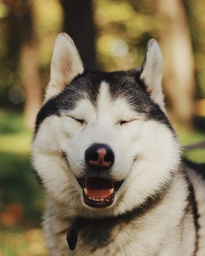
#> input picture happy-dog.jpg, 205 x 256 px, shrunk from 720 x 900 before the run
$ jupyter execute --allow-errors LA_Lab_3_Template_2025.ipynb
#> lines starting #> are read from the running program, lines starting #| are printed output that depends on the picture
### **Work Breakdown**:

* Anastasiia Yablunovska - SVD implementation (25%)
* Anastasia Liubenchuk - SVD of symmetric matrices (25%)
* Mykhailo Rykhalskyi - Image compression using SVD (25%)
* Mariia Hamaniuk - Results (25%)

### **Submission rules**:
1. The completed assignment should be prepared as s a Jupyter Notebook (.ipynb file). Please make a copy of this notebook for your team. Make sure you opened it via UCU email address. Submit the Jupyter Notebook (.ipynb file) to **lms**.
2. Please execute all the cells before submission; make sure there are no errors, everything has been generated, and all numerical answers calculated.
3. There should be only one submission per team. However, don't forget to choose a person from your team who would submit the task, and make sure that the names of all team members are listed in the notebook. Teammates not mentioned in the notebook will not be graded for this lab.
4. You also need to provide a work breakdown structure estimating the efforts of each team member. Please provide it at the top of your notebook. If you do not provide the work breakdown, the points will be reducted from your work.
5. The final deadline is specified on LMS.

**IMPORTANT**: If you submit your assignment after this time and date, it will not be graded.

# Image compression with SVD

The singular value decomposition of a matrix A is the factorization of A into the
product of three matrices:
\begin{align}
 A = UDV^T,
 \end{align}
where the columns of U and V are orthonormal and
the matrix D is diagonal with positive real entries. The SVD is useful in many tasks. First, in many applications, the data matrix A is close to a
matrix of low rank and it is useful to find a low rank matrix which is a good approximation
to the data matrix. You will show that from the singular value decomposition of A, we can get the matrix B of rank k which best approximates A; in fact, we can do this for every
k. Also, singular value decomposition is defined for all matrices (rectangular or square) unlike spectral decomposition, although the latter one is used more commonly in Linear Algebra.

Considering that any image can be represented as a rectangular matrix, you can find the best rank k approximation of this image using SVD. The idea is that by significantly reducing the storage space, you can still preserve a very good quality of the image

[cell 1]
try:
    from google.colab.patches import cv2_imshow
except ImportError:
    import matplotlib.pyplot as plt
    from IPython.display import display, clear_output
    # [9 lines left out: function cv2_imshow, not called in this run]
import cv2 as cv
import numpy as np
from ipywidgets import interact, interactive, fixed, interact_manual
import ipywidgets as widget

import os

import matplotlib.pyplot as plt
import matplotlib.gridspec as gridspec
from ipywidgets import interact, interactive, fixed, interact_manual
import ipywidgets as widget
from skimage.metrics import structural_similarity as ssim
from scipy.fft import dctn, idctn

### SVD implementation (0.5)

Implement a function to compute SVD of the matrix.

Do not use the built-in functions; instead, compare your solution with the built-in one.

*Hint:* one of the simpliest methods for finding eigenvalues and eigenvectors of the matrix is [Power Iteration](https://en.wikipedia.org/wiki/Power_iteration). Hovewer, you may try some advanced methods :)

[cell 2]
def power_iteration(A, num_iterations=1000, tol=1e-10):
    n = A.shape[0]
    b = np.random.rand(n)
    b = b / np.linalg.norm(b)

    eigenvalue = 0.0
    for _ in range(num_iterations):
        b_new = A @ b
        eigenvalue_new = np.dot(b, b_new)
        b_new_norm = np.linalg.norm(b_new)
        if b_new_norm < 1e-14:
            break
        b_new = b_new / b_new_norm
        if abs(eigenvalue_new - eigenvalue) < tol:
            eigenvalue = eigenvalue_new
            b = b_new
            break
        eigenvalue = eigenvalue_new
        b = b_new

    eigenvalue = float(np.dot(b, A @ b))
    return eigenvalue, b


def complete_orthonormal_basis(cols, dimension, tol=1e-12):
    basis = []

    for col in cols:
        v = np.asarray(col, dtype=float).copy()
        for q in basis:
            v -= np.dot(q, v) * q
        norm = np.linalg.norm(v)
        if norm > tol:
            basis.append(v / norm)

    for i in range(dimension):
        v = np.eye(dimension)[:, i]
        for q in basis:
            v -= np.dot(q, v) * q
        norm = np.linalg.norm(v)
        if norm > tol:
            basis.append(v / norm)
        if len(basis) == dimension:
            break

    return np.column_stack(basis)


def svd(A, num_iterations=1000, tol=1e-12):
#> called with A = array of shape (4, 4), num_iterations = 1000, tol = 1e-12
    A = np.asarray(A, dtype=float)
    m, n = A.shape
    k = min(m, n)

    use_right_vectors = n <= m
    G = A.T @ A if use_right_vectors else A @ A.T

    singular_values = []
    eigenvectors = []
    G_deflated = G.copy()

    for _ in range(k):
        eigval, eigvec = power_iteration(G_deflated, num_iterations, tol)
        if eigval < 0:
            eigval = 0.0
        singular_values.append(np.sqrt(eigval))
        eigenvectors.append(eigvec)
        G_deflated = G_deflated - eigval * np.outer(eigvec, eigvec)

    order = np.argsort(singular_values)[::-1]
    Sigma_vals = np.array([singular_values[i] for i in order])
    eigenvectors = [eigenvectors[i] for i in order]

    U_cols = []
    V_cols = []

    if use_right_vectors:
        V_cols = eigenvectors
        for sigma, v in zip(Sigma_vals, V_cols):
            if sigma > tol:
                U_cols.append((A @ v) / sigma)
    else:
        U_cols = eigenvectors
        for sigma, u in zip(Sigma_vals, U_cols):
            if sigma > tol:
                V_cols.append((A.T @ u) / sigma)

    U = complete_orthonormal_basis(U_cols, m, tol)
    V = complete_orthonormal_basis(V_cols, n, tol)

    return U, Sigma_vals, V.T

Explain in detailes the chosen method for finding SVD.

---

The chosen method is Power Iteration with Deflation.

SVD of A is defined as $A = U\Sigma V^T$, where columns of V are eigenvectors of $A^T A$, columns of U are eigenvectors of $A A^T$, and singular values are $\sigma_i = \sqrt{\lambda_i}$.
To avoid working with a large matrix, we choose which Gram matrix to diagonalize based on the shape of A:

* k = min( m, n)
* If k = n: G = $A^T A$ (used when n $\le$ m)
* Else: G = $A A^T$ (used when m < n)

This ensures Power Iteration always runs on the smaller of the two symmetric matrices, reducing computational cost. Eigenvectors of the chosen G give us either the right singular vectors V (if $G = A^T A$) or the left singular vectors U (if $G = A A^T$), and the other set is recovered via $u_i = \frac{A v_i}{\sigma_i}$ or $v_i = \frac{A^T u_i}{\sigma_i}$.

### Power Iteration
For a symmetric PSD matrix G, Power Iteration finds the dominant eigenpair $(\lambda_1, v_1)$:
1. Initialize a random unit vector $b_0$.
2. Repeatedly apply: $b_{k+1} = \frac{G b_k}{\|G b_k\|}$.
3. Estimate the eigenvalue via the Rayleigh quotient: $\lambda \approx b^T G b$.
4. Stop when $|\lambda_{new} - \lambda_{old}| < \text{tolerance}$.

Convergence rate is geometric with ratio $(\lambda_2/\lambda_1)^k$ - the larger the gap between the two biggest eigenvalues, the faster it converges.

### Deflation
After finding $(\lambda_1, v_1)$, the component is subtracted from $G$:
$$G \leftarrow G - \lambda_1 v_1 v_1^T$$
This zeros out the first eigenvalue, so the next Power Iteration converges to $(\lambda_2, v_2)$, and so on for all k eigenpairs.

### Assembly
* Singular values: $\sigma_i = \sqrt{\lambda_i}$.
* If $G = A^T A$: right vectors $v_i$ are direct, left vectors $u_i = \frac{A v_i}{\sigma_i}$.
* If $G = A A^T$: left vectors $u_i$ are direct, right vectors $v_i = \frac{A^T u_i}{\sigma_i}$.
* Full U and V matrices are completed by adding missing orthonormal basis vectors.

### Numerical notes
Power Iteration is simple and works well here because $A^T A$ and $A A^T$ are symmetric positive semidefinite. However, it is an iterative numerical method, so the result is approximate. It converges fastest when the largest eigenvalue is clearly separated from the next one. If singular values are very close, convergence can be slower and the singular vectors are not unique. The implementation also avoids division by nearly-zero singular values and completes the missing zero-singular-value subspaces with an orthonormal basis, so zero or rank-deficient matrices do not crash.

---

Explain why finding the roots of characteristic polynomial for finding eigenvalues is not always the best choice.

---

For an n×n matrix, eigenvalues are defined as roots of det(A − λI) = 0, which expands into a degree-n polynomial. While this works perfectly on paper, in practice it has serious issues:

1. When you expand det(A − λI), the resulting coefficients can be huge numbers, even if the eigenvalues themselves are small. A tiny floating-point rounding error in one coefficient can shift the roots significantly. Example: a 20×20 matrix with eigenvalues {1, 2, ..., 20} where changing one coefficient by 2⁻²³ moves some roots by several units.

2. No formula for n ≥ 5. For polynomials of degree 5 and higher, there is no general algebraic solution. So you are forced to use iterative numerical root-finding anyway - which introduces additional errors.

3. Computing the full characteristic polynomial first and then finding its roots is doing the work twice. Iterative methods like Power Iteration or QR algorithm find eigenvalues directly from the matrix in O(n³) operations, without the intermediate polynomial step.

4. If two eigenvalues are close to each other, the polynomial is nearly flat near that root, making numerical solvers converge very slowly or fail entirely.

---

### SVD of symmetric matrices (0.5 pts)

Here you have a symmetric matrix A. Compute a full SVD of this matrix.

[cell 3]
A = np.array([[1, 2, 3, 4], [2, 7, 4, 5], [3, 4, 3, 8], [4, 5, 8, 3]], dtype=float)

U, s, Vt = svd(A)

U_np, s_np, Vt_np = np.linalg.svd(A)

print("Our SVD")
print("U:\n", U)
print("Singular values:", s)
print("V^T:\n", Vt)

print("\nNumPy SVD")
print("Singular values:", s_np)

D = np.diag(s)
A_reconstructed = U @ D @ Vt
print("\nReconstructed matrix A:")
print(np.round(A_reconstructed, 6))
print("\nOriginal matrix A:")
print(A)
print("\nMax reconstruction error:", np.max(np.abs(A - A_reconstructed)))

Explain what matrices did you get as a result. What can you say about singular values of this matrix (about its eigenvalues)?

As a result of SVD decomposition of matrix A, we obtain three matrices U, $\Sigma$, $V^T$ such that:

$$A = U \Sigma V^T$$

Matrix U is an $m \times m$ orthogonal matrix whose columns are left singular vectors of A. Orthogonality means:

$$U^T U = U U^T = I$$

Matrix $\Sigma$ is an $m \times n$ diagonal matrix with non-negative real entries $\sigma_1 \geq \sigma_2 \geq \dots \geq \sigma_r > 0$ on the diagonal, singular values of A. In our case A is $4 \times 4$, so $\Sigma$ is also $4 \times 4$.

Matrix $V^T is an $n \times n$ orthogonal matrix whose rows are called right singular vectors of A:

$$V^T V = V V^T = I$$

Since A is symmetric ($A = A^T$), a special relationship holds between U and V. Recall that singular values are defined as square roots of eigenvalues of $A^T A$:

$$\sigma_i = \sqrt{\lambda_i(A^T A)}$$

But since $A = A^T$, we have $A^T A = A^2$, so:

$$\sigma_i = \sqrt{\lambda_i(A^2)} = |\lambda_i(A)|$$

Therefore, singular values of a symmetric matrix equal the absolute values of its eigenvalues.

Furthermore, since A is symmetric, the left and right singular vectors coincide (up to sign):

$$U = V$$

which means $V^T = U^T$, and the decomposition becomes:

$$A = U \Sigma U^T$$

[cell 4]
eigenvalues, eigenvectors = np.linalg.eig(A)

idx = np.argsort(-np.abs(eigenvalues))
eigenvalues = eigenvalues[idx]
eigenvectors = eigenvectors[:, idx]

print("Eigenvalues:", np.round(eigenvalues, 6))
print("Singular values:", np.round(s, 6))
print("Absolute values of eigenvalues:", np.round(np.abs(eigenvalues), 6), "\n")

D_eig = np.diag(eigenvalues)
A_spectral = eigenvectors @ D_eig @ eigenvectors.T
print("Reconstruction via spectral decomposition:")
print(np.round(A_spectral, 6))

print("U (from SVD):\n", np.round(U, 6))
print("Q (eigenvectors):\n", np.round(eigenvectors, 6))

How $SVD$ relates to matrises $Q, D, Q^T$ in spectral decomposition of this matrix? Are they identical? If they are, can you say that SVD of symmetric matrices always corresponds to its spectral decomposition? If not, then is it possible to find such symmetric matrises that SVD and spectral decomposition are identical?

The spectral decomposition of a symmetric matrix A is:

$$A = Q D Q^T$$

where Q is an orthogonal matrix of eigenvectors and $D = \text{diag}(\lambda_1, \lambda_2, \lambda_3, \lambda_4)$ is a diagonal matrix of eigenvalues.

The SVD of the same matrix is:

$$A = U \Sigma V^T$$

where $\Sigma = \text{diag}(\sigma_1, \sigma_2, \sigma_3, \sigma_4)$ contains singular values $\sigma_i = |\lambda_i|$.

In general, SVD and spectral decomposition are not identical:

1. SVD requires all diagonal entries of $\Sigma$ to be non-negative: $\sigma_i \geq 0$
2. Eigenvalues $\lambda_i$ can be negative for a symmetric matrix that is not positive semi-definite

For our matrix A, some eigenvalues are negative. In this case, SVD "corrects" the sign by flipping the corresponding columns of U or V. Concretely, for each negative eigenvalue $\lambda_i < 0$:

$$\sigma_i = |\lambda_i| = -\lambda_i, \quad \mathbf{u}_i \to -\mathbf{u}_i \text{ or } \mathbf{v}_i \to -\mathbf{v}_i$$

so that the product $\sigma_i \mathbf{u}_i \mathbf{v}_i^T$ still correctly reconstructs A.

When do they coincide exactly?

SVD and spectral decomposition are identical if and only if A is positive semi-definite, i.e., all eigenvalues satisfy $\lambda_i \geq 0$. In that case:

$$\sigma_i = \lambda_i \geq 0 \implies \Sigma = D, \quad U = V = Q$$

and the two decompositions become the same:

$$A = U \Sigma V^T = Q D Q^T$$

For a symmetric matrix A with mixed-sign eigenvalues (as in our case), SVD and spectral decomposition share the same eigenvectors Q = U = V (up to sign flips in columns corresponding to negative eigenvalues), but differ in $\Sigma$ vs D: SVD stores $|\lambda_i|$ while spectral decomposition stores $\lambda_i$.

### Image compression using SVD (1 pts)

Upload the picture of a dog.

[cell 5]
path = "happy-dog.jpg" if os.path.exists("happy-dog.jpg") else "../happy-dog.jpg"
image = cv.imread(path)
#> image is the input picture: shape (256, 205, 3); mean B, G, R 92.7, 119.8, 132.9
image = image.astype('float32')
print("Image shape:", image.shape)
#| Image shape: (256, 205, 3)
cv2_imshow(image)

Complete the below function for finding a reduced SVD of a given matrix. (You may use the functions for finding eigenvalues of the matrix). Highlight the key differences between SVD and the reduced version of it.

[cell 6]
def reduced_svd(A):
    """
    Input: any matrix A
    Returns: tuple of matrix U, array of singular values and matrix V.T
    """
    A = np.asarray(A, dtype=float)
    U, s, Vt = svd(A)
    tol = max(A.shape) * np.finfo(float).eps * (s.max() if s.size else 0.0)
    r = int(np.sum(s > tol))
    return U[:, :r], s[:r], Vt[:r, :]


_test = np.random.RandomState(0).randn(6, 4)
_U, _s, _Vt = reduced_svd(_test)
print("Max Reconstruction error:", np.max(np.abs(_test - _U @ np.diag(_s) @ _Vt)))
print("Shapes:\n U:", _U.shape, "s:", _s.shape, "Vt:", _Vt.shape)

The reduced $SVD$ basically chops off all the unimportant data: if a matrix A is of rank r, it has only r positive singular values. Other are zeros.
Thus, the reduced SVD gets rid of those zero values $\sigma_i$ and corresponding left and right singular vectors that results in $m \times r$ matrix U,
$r \times r$ matrix $\Sigma$ and $r \times n$ matrix $V^T$.

Inspite of that, the reduced SVD still returns us the matrix A!

Complete the function below. It should output the k-rank approximation of the given image using previously written SVD function. Use the slider to see how the image quality changes as we increase/decrease k.

For simplification, you can convert your image to a grayscale. However, it will be appreciated if you work with RGB channels (it is possible that you'll need to modify the method below a little).

[cell 7]
_channels = [reduced_svd(image[:, :, c]) for c in range(image.shape[2])]
#> call 3 of svd, with num_iterations = 1000, tol = 1e-12
#> in svd (call 3), `G = A.T @ A if use_right_vectors else A @ A.T`:
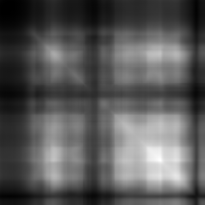
#> G: shape (205, 205) float64; min 526081, max 5859556, mean 2373413.5; drawn with min black and max white
#> the loop in svd (call 3), `for _ in range(k):` made 205 passes
#> eigenvalue in power_iteration on passes 1 to 3: 534141114.2, 31050506.6, 13211631
#> after the loop in svd (call 3), `for _ in range(k):`:
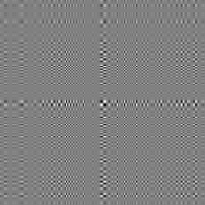
#> G_deflated: shape (205, 205) float64; min -0.000137, max 0.000134, mean -2.39e-09; drawn with min black and max white
#> after the loop in svd (call 3), `for _ in range(k):`: eigenvectors = 205 items; singular_values = 205 values, max 23111.5 at index 0, min 2.52 at index 204, mean 345
#> in svd (call 3), `order = np.argsort(singular_values)[::-1]`: order = 205 values from 0 to 204
#> in svd (call 3), `Sigma_vals = np.array([singular_values[i] for i in order])`: Sigma_vals has the same summary as singular_values
#> in svd (call 3), `V_cols = eigenvectors`: V_cols = 205 items
#> the loop in svd (call 3), `for sigma, v in zip(Sigma_vals, V_cols):` made 205 passes
#> sigma on passes 1 to 3: 23111.5, 5572.3, 3634.8
#> the loop in complete_orthonormal_basis (call 5), `for i in range(dimension):` made 51 passes
#> norm on passes 1 to 8: 0.476, 0.474, 0.415, 0.46, 0.531, 0.52, 0.508, 0.385
#> after the loop in complete_orthonormal_basis (call 5), `for i in range(dimension):`: basis = 256 items
#> in complete_orthonormal_basis (call 5), `return np.column_stack(basis)`:
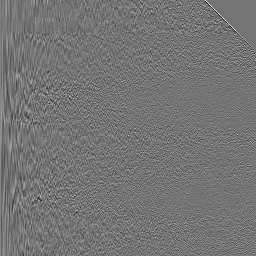
#> returned value: shape (256, 256) float64; min -0.449, max 0.531, mean 0.000293; drawn with min black and max white
#> in reduced_svd (call 2), `U, s, Vt = svd(A)`:
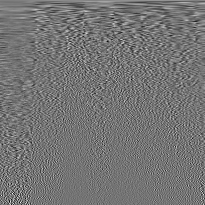
#> Vt: shape (205, 205) float64; min -0.355, max 0.422, mean 0.000669; drawn with min black and max white
#> in reduced_svd (call 2), `U, s, Vt = svd(A)`: s has the same summary as singular_values in svd
#> in reduced_svd (call 2), `tol = max(A.shape) * np.finfo(float).eps * (s.max() if s.size else 0.0)`: tol = 1.31e-09
#> in reduced_svd (call 2), `r = int(np.sum(s > tol))`: r = 205
#> call 4 of svd, with num_iterations = 1000, tol = 1e-12
#> in svd (call 4), `G = A.T @ A if use_right_vectors else A @ A.T`:
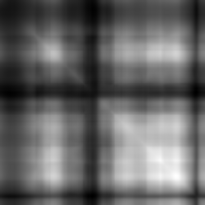
#> G: shape (205, 205) float64; min 1318375, max 7590485, mean 3818202.1; drawn with min black and max white
#> the loop in svd (call 4), `for _ in range(k):` made 205 passes
#> eigenvalue in power_iteration on passes 1 to 3: 826936346.1, 31821010.2, 17360286.3
#> pass 1, in svd (call 4), `G_deflated = G_deflated - eigval * np.outer(eigvec, eigvec)`:
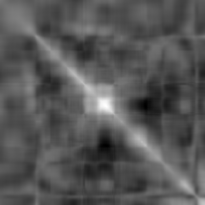
#> G_deflated: shape (205, 205) float64; min -626558.2, max 1228526.4, mean 4343.3; drawn with min black and max white
#> after the loop in svd (call 4), `for _ in range(k):`:
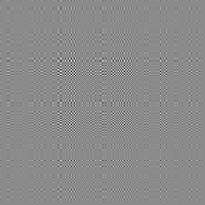
#> G_deflated: shape (205, 205) float64; min -4.6e-05, max 3.82e-05, mean -5.9e-12; drawn with min black and max white
#> the loop in svd (call 4), `for sigma, v in zip(Sigma_vals, V_cols):` made 205 passes
#> sigma on passes 1 to 3: 28756.5, 5641, 4166.6
#> in reduced_svd (call 3), `U, s, Vt = svd(A)`:
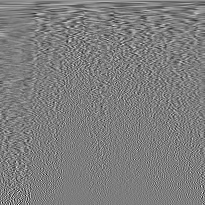
#> Vt: shape (205, 205) float64; min -0.381, max 0.391, mean 0.000544; drawn with min black and max white
#> in reduced_svd (call 4), `A = np.asarray(A, dtype=float)`:
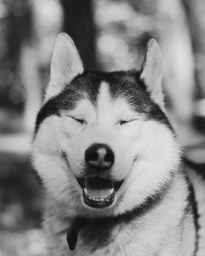
#> A: shape (256, 205) float64; min 13, max 228, mean 132.9
#> the loop in svd (call 5), `for _ in range(k):` made 205 passes
#> pass 3, in svd (call 5), `G_deflated = G_deflated - eigval * np.outer(eigvec, eigvec)`:
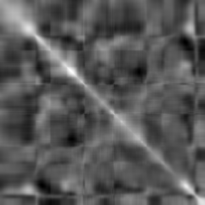
#> G_deflated: shape (205, 205) float64; min -325068.7, max 619981.4, mean 1094.6; drawn with min black and max white
#> the loop in svd (call 5), `for sigma, v in zip(Sigma_vals, V_cols):` made 205 passes
#> sigma on passes 1 to 3: 31648.2, 5580.9, 4389
#> (the rest of the program and of its run is left out)
